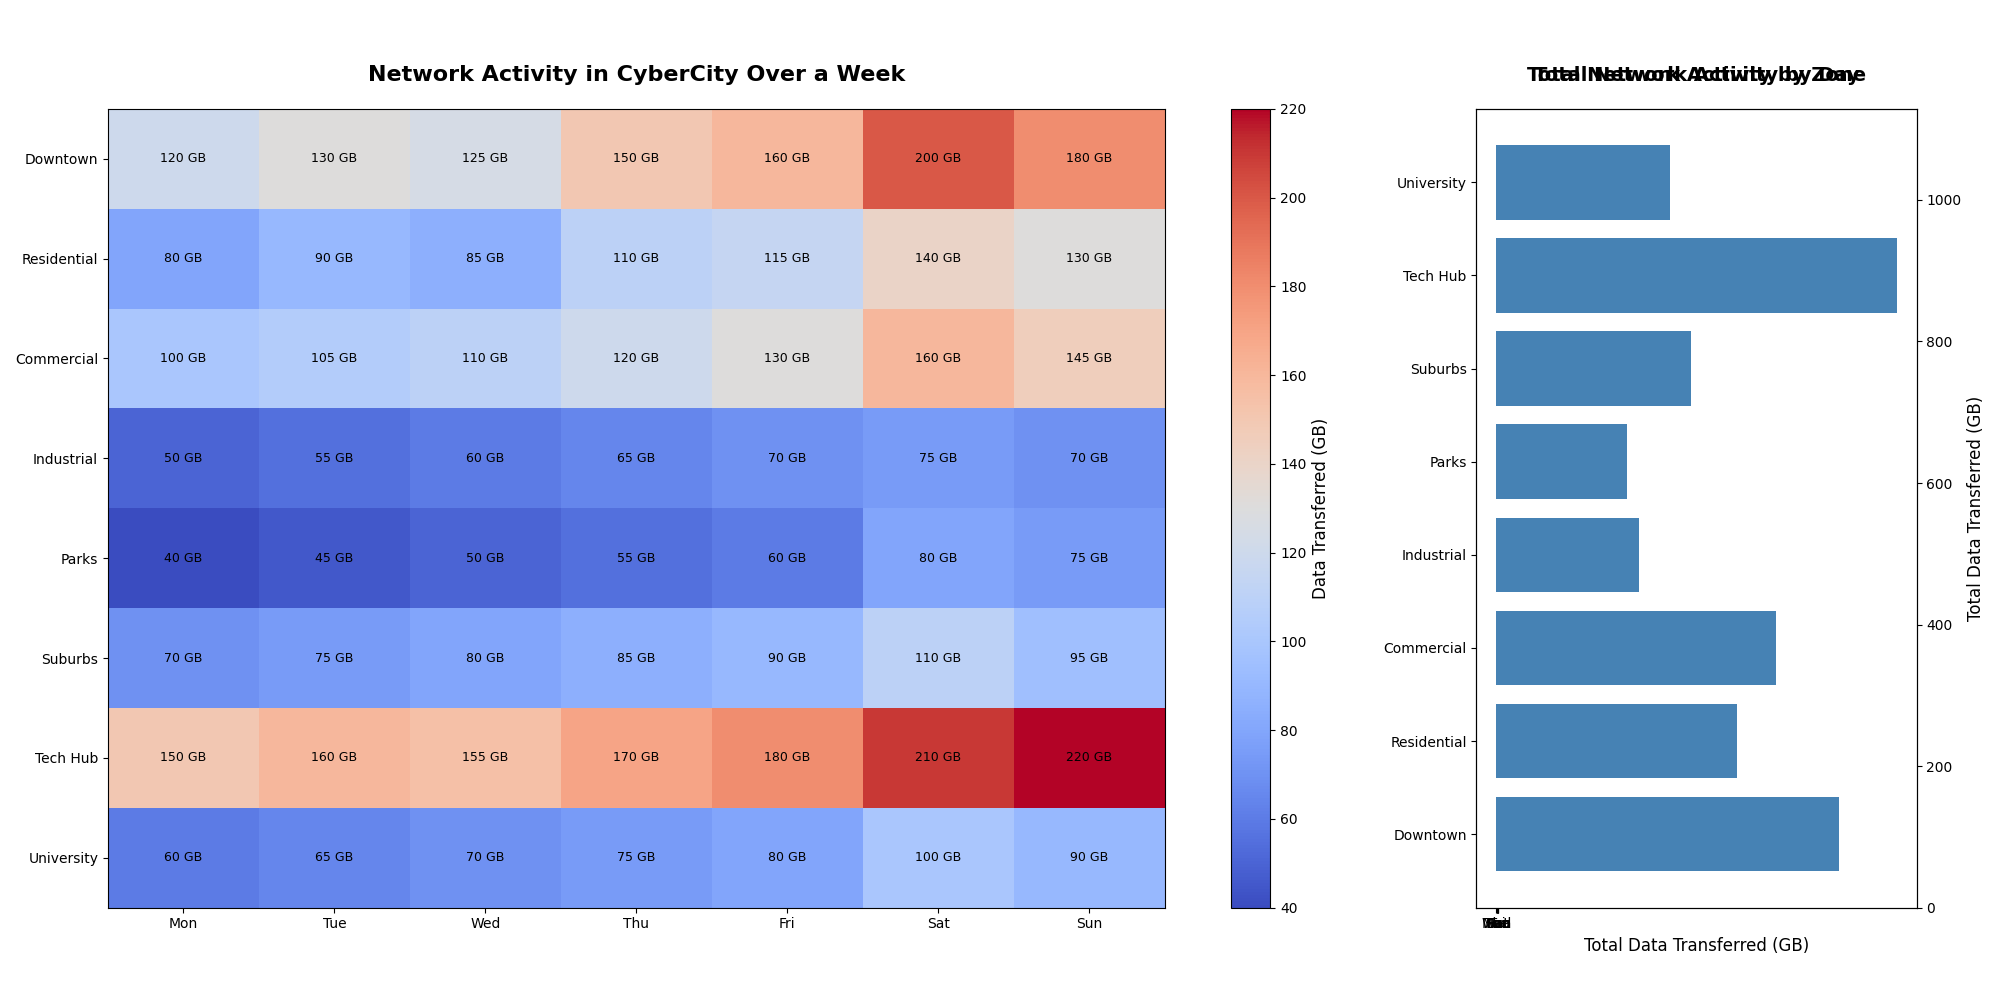

The script that drew this image:
import matplotlib.pyplot as plt
import numpy as np

# Backstory: "CyberCity Network Activity Monitoring"
# This chart tracks network traffic in different areas of a futuristic city called CyberCity. 
# The heatmap shows activity in various city zones over the span of a week, while additional plots 
# display distribution of activity through bar plots.

# Define city zones and days of the week
city_zones = ["Downtown", "Residential", "Commercial", "Industrial", "Parks", "Suburbs", "Tech Hub", "University"]
days = ["Mon", "Tue", "Wed", "Thu", "Fri", "Sat", "Sun"]

# Network activity data (in gigabytes transfer) over a week (rows: city zones, columns: days)
activity_data = np.array([
    [120, 130, 125, 150, 160, 200, 180],  # Downtown
    [80, 90, 85, 110, 115, 140, 130],     # Residential
    [100, 105, 110, 120, 130, 160, 145],  # Commercial
    [50, 55, 60, 65, 70, 75, 70],         # Industrial
    [40, 45, 50, 55, 60, 80, 75],         # Parks
    [70, 75, 80, 85, 90, 110, 95],        # Suburbs
    [150, 160, 155, 170, 180, 210, 220],  # Tech Hub
    [60, 65, 70, 75, 80, 100, 90]         # University
])

# Initialize the figure and create subplots
fig, (ax1, ax2) = plt.subplots(1, 2, figsize=(20, 10), gridspec_kw={'width_ratios': [3, 1]})

# Plot the heatmap on the first subplot (ax1)
heatmap = ax1.imshow(activity_data, cmap='coolwarm', aspect='auto')

# Add labels and title for the heatmap
ax1.set_xticks(np.arange(len(days)))
ax1.set_xticklabels(days)
ax1.set_yticks(np.arange(len(city_zones)))
ax1.set_yticklabels(city_zones)
ax1.set_title('Network Activity in CyberCity Over a Week', fontsize=16, fontweight='bold', pad=20)

# Annotate cells with the data values
for i in range(len(city_zones)):
    for j in range(len(days)):
        ax1.text(j, i, f'{activity_data[i, j]} GB', va='center', ha='center', color='black', fontsize=9)

# Add color bar to the heatmap
cbar = fig.colorbar(heatmap, ax=ax1, orientation='vertical')
cbar.set_label('Data Transferred (GB)', fontsize=12)

# Plot bar charts showing total activity for each zone and each day on the second subplot (ax2)
total_activity_by_zone = activity_data.sum(axis=1)
total_activity_by_day = activity_data.sum(axis=0)

# Subplot for total activity by zone
ax2.barh(np.arange(len(city_zones)), total_activity_by_zone, color='steelblue')
ax2.set_yticks(np.arange(len(city_zones)))
ax2.set_yticklabels(city_zones)
ax2.set_xlabel('Total Data Transferred (GB)', fontsize=12)
ax2.set_title('Total Network Activity by Zone', fontsize=14, fontweight='bold', pad=20)

# Additional subplot for total activity by day
ax2_2 = ax2.twinx()
ax2_2.bar(np.arange(len(days)), total_activity_by_day, alpha=0.7, color='orange', width=0.3, align='center')
ax2_2.set_xticks(np.arange(len(days)))
ax2_2.set_xticklabels(days)
ax2_2.set_ylabel('Total Data Transferred (GB)', fontsize=12)
ax2_2.set_title('Total Network Activity by Day', fontsize=14, fontweight='bold', pad=20)

plt.tight_layout(rect=[0, 0.03, 1, 0.95])
plt.show()
